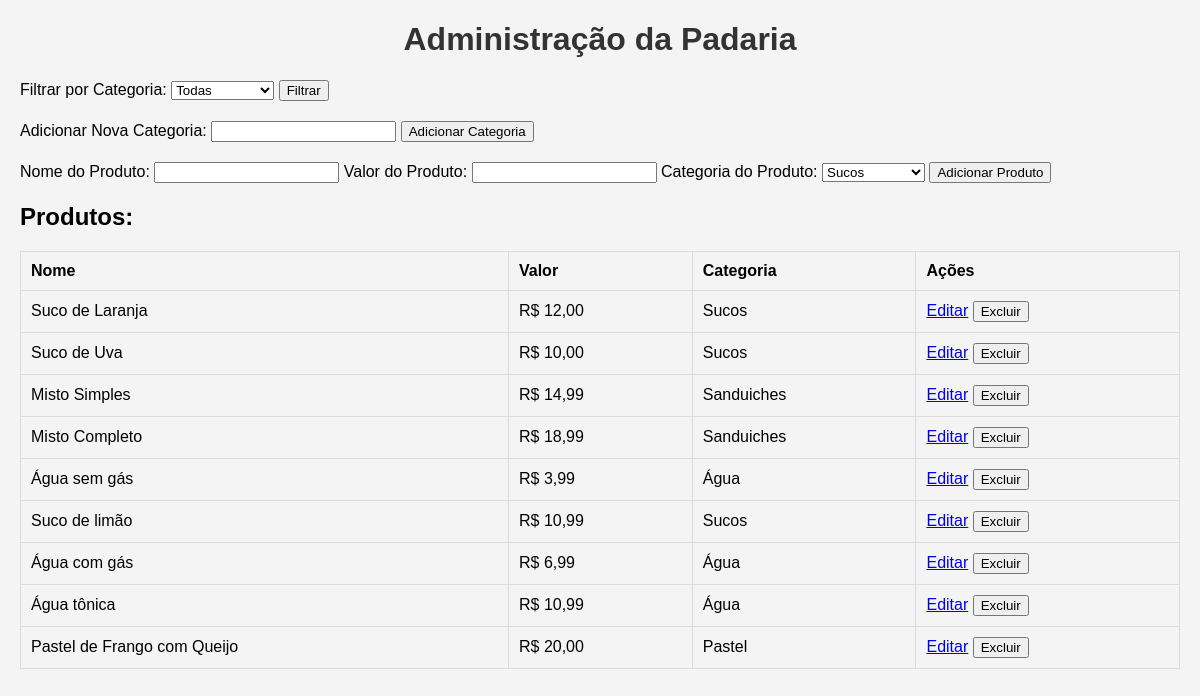
/admin (signed in), run on the app's committed database.
### dalle.py (models this page shows)
class Produto(db.Model):
    id = db.Column(db.Integer, primary_key=True)
    nome = db.Column(db.String(100), nullable=False)
    valor = db.Column(db.String(20), nullable=False)
    categoria_id = db.Column(db.Integer, db.ForeignKey('categoria.id'), nullable=False)

class Categoria(db.Model):
    id = db.Column(db.Integer, primary_key=True)
    nome = db.Column(db.String(50), nullable=False)
    produtos = db.relationship('Produto', backref='categoria', lazy=True)

### dalle.py (the view)
@app.route('/admin', methods=['GET', 'POST'])
def admin():
    if 'user' not in session:
        return redirect(url_for('login'))
    produtos = Produto.query.all()
    categorias = Categoria.query.all()
    categoria_filtro = request.form.get('categoria_filtro')
    if categoria_filtro:
        produtos = Produto.query.join(Categoria).filter(Categoria.nome == categoria_filtro).all()
    return render_template('admin.html', produtos=produtos, categorias=categorias)

### templates/admin.html (shortened to what this page needs)
<!DOCTYPE html>
<html lang="pt-BR">
<head>
    <link rel="stylesheet" type="text/css" href="{{ url_for('static', filename='admin.css') }}">
</head>
<body>
    <h1>Administração da Padaria</h1>
    <form action="{{ url_for('admin') }}" method="post">
        <label for="categoria_filtro">Filtrar por Categoria:</label>
        <select id="categoria_filtro" name="categoria_filtro">
            <option value="">Todas</option>
        </select>
        <button type="submit">Filtrar</button>
    </form>
    <form action="{{ url_for('add_categoria') }}" method="post" style="margin-top: 20px;">
        <label for="nova_categoria">Adicionar Nova Categoria:</label>
        <input type="text" id="nova_categoria" name="nova_categoria" required>
        <button type="submit">Adicionar Categoria</button>
    </form>
    <form action="{{ url_for('add_produtos') }}" method="post" style="margin-top: 20px;">
        <label for="nome">Nome do Produto:</label>
        <input type="text" id="nome" name="nome" required>
        <label for="valor">Valor do Produto:</label>
        <input type="text" id="valor" name="valor" required>
        <label for="categoria_id">Categoria do Produto:</label>
        <select id="categoria_id" name="categoria_id" required>
            {% for categoria in categorias %}
            <option value="{{ categoria.id }}">{{ categoria.nome }}</option>
            {% endfor %}
        </select>
        <button type="submit">Adicionar Produto</button>
    </form>
    <h2>Produtos:</h2>
    <table>
        <thead>
            <tr>
                <th>Nome</th>
                <th>Valor</th>
                <th>Categoria</th>
                <th>Ações</th>
            </tr>
        </thead>
        <tbody>
            {% for produto in produtos %}
            <tr>
                <td>{{ produto.nome }}</td>
                <td>R$ {{ produto.valor }}</td>
                <td>{{ produto.categoria.nome }}</td>
                <td>
                    <a href="{{ url_for('edit_produtos', id=produto.id) }}">Editar</a>
                    <form action="{{ url_for('delete_produto', id=produto.id) }}" method="post" style="display:inline;">
                        <button type="submit" onclick="return confirm('Tem certeza que deseja excluir este produto?');">Excluir</button>
                    </form>
                </td>
            </tr>
            {% endfor %}
        </tbody>
    </table>
</body>
</html>

### static/admin.css (style rules this page uses)
body { font-family: Arial, sans-serif; background-color: #f4f4f4; margin: 20px; }
h1 { text-align: center; color: #333; }
table { width: 100%; border-collapse: collapse; }
th, td { padding: 10px; border: 1px solid #ddd; text-align: left; }
th { background-color: #f4f4f4; }

### data on the page
Produto: nome "Suco de Laranja", valor "12,00", categoria.nome "Sucos"
Produto: nome "Suco de Uva", valor "10,00", categoria.nome "Sucos"
Produto: nome "Misto Simples", valor "14,99", categoria.nome "Sanduiches"
Produto: nome "Misto Completo", valor "18,99", categoria.nome "Sanduiches"
Produto: nome "Água sem gás", valor "3,99", categoria.nome "Água"
Produto: nome "Suco de limão", valor "10,99", categoria.nome "Sucos"
Produto: nome "Água com gás", valor "6,99", categoria.nome "Água"
Produto: nome "Água tônica", valor "10,99", categoria.nome "Água"
Produto: nome "Pastel de Frango com Queijo", valor "20,00", categoria.nome "Pastel"

### other printed values
form field categoria_id "Sucos"
